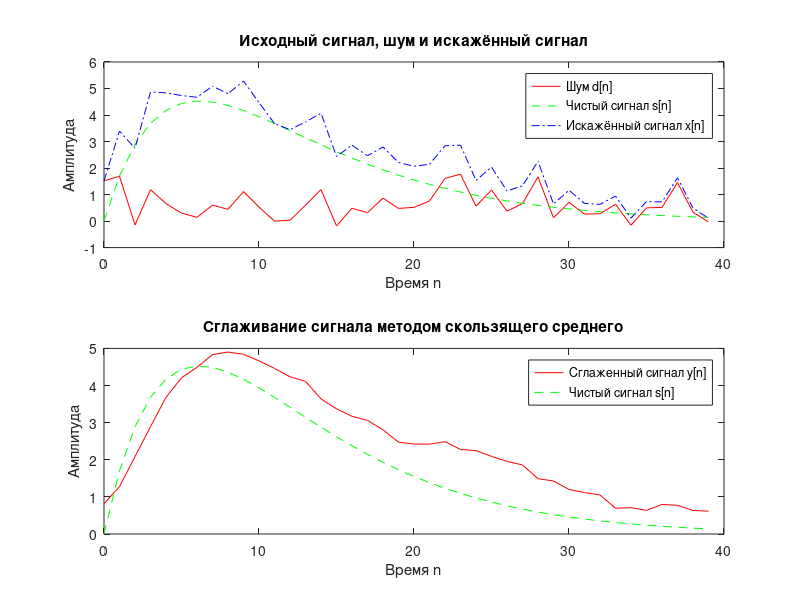

The MATLAB source for this figure:
% Метод скользящего среднего (Moving Average)
% Сглаживание сигнала путём усреднения

% Инициализация графика
clf;

% Параметры сигнала
R = 40;
d = 2 * (rand(R, 1) - 0.1); % Генерация случайного шума
m = 0:R-1;
s = 2 * m .* (0.85 .^ m); % Генерация чистого сигнала
x = s + d'; % Генерация искажённого шумом сигнала

% Визуализация исходного сигнала, шума и искажённого сигнала
subplot(2,1,1);
plot(m, d', 'r-', m, s, 'g--', m, x, 'b-.');
xlabel('Время n'); ylabel('Амплитуда');
legend('Шум d[n]', 'Чистый сигнал s[n]', 'Искажённый сигнал x[n]');
title('Исходный сигнал, шум и искажённый сигнал');

% Применение метода скользящего среднего
x1 = [0 0 0 0 0 x]; x2 = [0 0 0 0 x 0]; x3 = [0 0 0 x 0 0];
x4 = [0 0 x 0 0 0]; x5 = [0 x 0 0 0 0]; x6 = [x 0 0 0 0 0];
y = (x1 + x2 + x3 + x4 + x5 + x6) / 6;

% Отображение результатов сглаживания
subplot(2,1,2);
plot(m, y(2:R+1), 'r-', m, s, 'g--');
legend('Сглаженный сигнал y[n]', 'Чистый сигнал s[n]');
xlabel('Время n'); ylabel('Амплитуда');
title('Сглаживание сигнала методом скользящего среднего');
